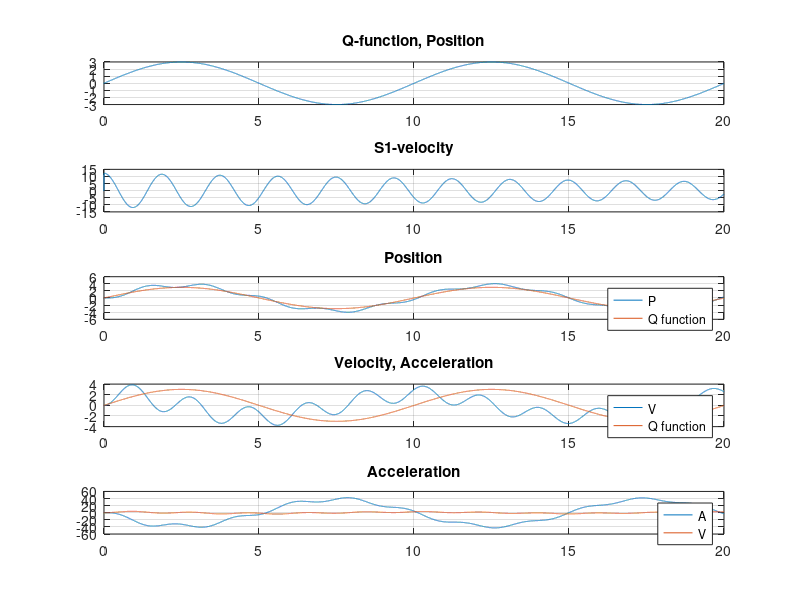

MATLAB code for this plot:

%% INPUT bottom of section 3 - 444.5mm
m=40363         %mass of drillstring
t=0.001         %time step
T=20           %end modeling time
c=2715          %damping
k=528889        %spring


%% SYSTEM PARAMETERS
w0=sqrt(k/m);                            %natural frquency of system
theta=c/(2*sqrt(k*m));                   %decay coefficient
wd=sqrt(pow2(w0)-pow2(theta*w0));        %wd of system

%% TIME STEPS
T_vector = (-T:t:T);                    %from -T untill T with time step t
Q_function = zeros(1,length(T_vector));
S1 = zeros(1,length(T_vector));

%% LOOP
S1_position = zeros(1,length(T_vector));
S1_velocity = zeros(1,length(T_vector));
S1_acceleration = zeros(1,length(T_vector));

for i=1:length(T_vector)
    if  T_vector(i)<0;
        S1_position(i) =0;
        S1_velocity(i) =0;
        S1_acceleration(i)=0;
        Q_function(i) = 0;
    else       
        S1_position(i) =(exp(-theta*w0*T_vector(i)))*(sin(wd*T_vector(i)))*(w0^2/wd);
        S1_vel_term1(i) = wd*(exp(-theta*w0*T_vector(i)))*cos(wd*T_vector(i));
        S1_vel_term2(i) = theta*w0*(exp(-theta*w0*T_vector(i)))*sin(wd*T_vector(i));
        S1_velocity(i) = (pow2(w0)/wd)*(S1_vel_term1(i)-S1_vel_term2(i));
        S1_accel_term1(i)=theta*w0*exp(-theta*w0*T_vector(i));
        S1_accel_term2(i)=(theta*w0*sin(wd*T_vector(i)))-wd*cos(wd*T_vector(i));
        S1_accel_term3(i)=S1_accel_term1(i)*S1_accel_term2(i);
        S1_accel_term4(i)= -wd*exp(-theta*w0*T_vector(i));
        S1_accel_term5(i)=wd*sin(wd*T_vector(i))+theta*cos(wd*T_vector(i));
        S1_accel_term6(i)=S1_accel_term4(i)*S1_accel_term5(i);
        S1_acceleration(i)=(S1_accel_term3(i)+S1_accel_term6(i))*(pow2(w0)/wd);
        Q_function(i) = 3*sin((2*3.14/10)*T_vector(i)); %sin excitation force
        %Q_function(i)=9.81*m*(pow2(T_vector(i)))/2;
    end
end

P=conv(S1_position,Q_function, 'same')*t;
V=conv(S1_velocity,Q_function, 'same')*t;
A=conv(S1_acceleration,Q_function, 'same')*t;

%% PLOTS
ax1 = subplot(5,1,1);
plot(T_vector,Q_function) %,T_vector,P
grid on;
title('Q-function, Position')
xlim([0,inf])

ax2 = subplot(5,1,2);
plot(T_vector,S1_velocity)
grid on;
title('S1-velocity')
xlim([0,inf])

ax3 = subplot(5,1,3);
plot(T_vector,P,T_vector,Q_function)
grid on;
title('Position')
xlim([0,inf])
legend('P','Q function');

ax2 = subplot(5,1,4);
plot(T_vector,V,T_vector,Q_function);
grid on;
title('Velocity, Acceleration');
xlim([0,inf])
legend('V','Q function');

ax5 = subplot(5,1,5);
plot(T_vector,A,T_vector,V);
grid on;
title('Acceleration');
xlim([0,inf])
legend('A','V');
%linkaxes([ax1,ax2,ax3,ax4,ax5],'xy')